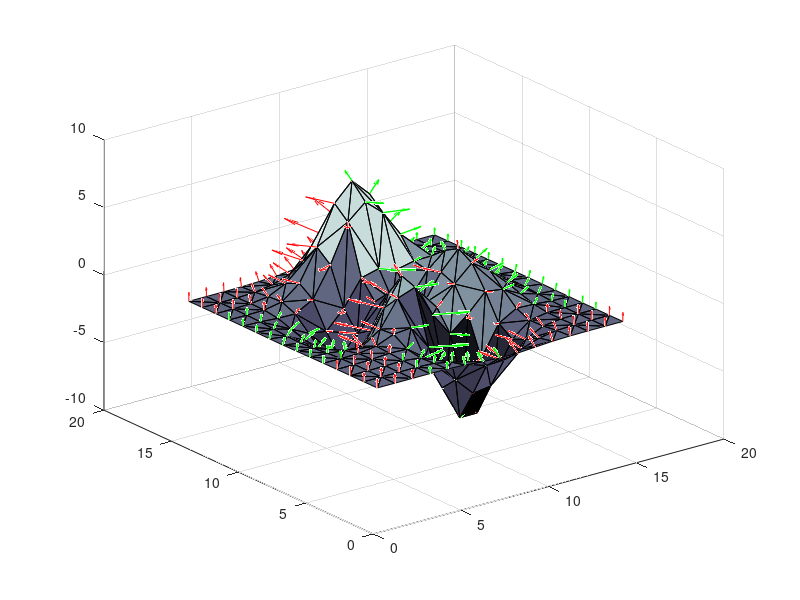

Recreate this plot in MATLAB.
[x,y] = meshgrid(1:15,1:15);
tri = delaunay(x,y);
z = peaks(15);
[U,V,W] = surfnorm(x,y,z);
figure
% the engine
tf=U<0; % <- color is different for U<0 and U>=0
quiver3(x(tf),y(tf),z(tf),U(tf),V(tf),W(tf),'color',[1,0,0],'linewidth',0.5)
hold on
tf=~tf;
quiver3(x(tf),y(tf),z(tf),U(tf),V(tf),W(tf),'color',[0,1,0],'linewidth',1)
trisurf(tri,x,y,z)
colormap(bone);
hold off
